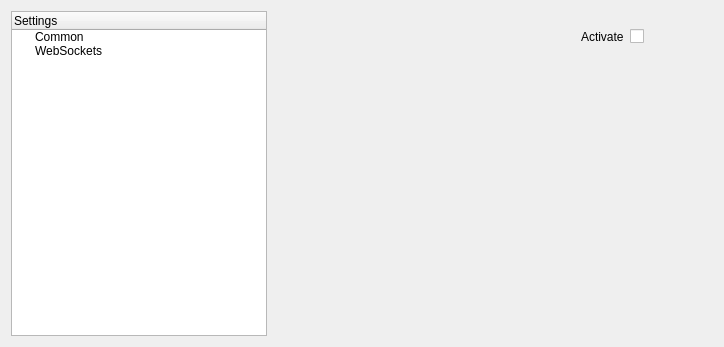
<?xml version="1.0" encoding="UTF-8"?>
<ui version="4.0">
 <class>Setting</class>
 <widget class="QWidget" name="Setting">
  <property name="geometry">
   <rect>
    <x>0</x>
    <y>0</y>
    <width>724</width>
    <height>347</height>
   </rect>
  </property>
  <property name="windowTitle">
   <string>Setting</string>
  </property>
  <layout class="QHBoxLayout" name="horizontalLayout">
   <item>
    <widget class="QTreeWidget" name="treeWidget">
     <property name="sizePolicy">
      <sizepolicy hsizetype="Minimum" vsizetype="Expanding">
       <horstretch>0</horstretch>
       <verstretch>0</verstretch>
      </sizepolicy>
     </property>
     <column>
      <property name="text">
       <string>Settings</string>
      </property>
     </column>
     <item>
      <property name="text">
       <string>Common</string>
      </property>
     </item>
     <item>
      <property name="text">
       <string>WebSockets</string>
      </property>
     </item>
    </widget>
   </item>
   <item>
    <spacer name="horizontalSpacer">
     <property name="orientation">
      <enum>Qt::Horizontal</enum>
     </property>
     <property name="sizeHint" stdset="0">
      <size>
       <width>40</width>
       <height>20</height>
      </size>
     </property>
    </spacer>
   </item>
   <item>
    <widget class="QFrame" name="frame">
     <property name="minimumSize">
      <size>
       <width>400</width>
       <height>0</height>
      </size>
     </property>
     <property name="frameShape">
      <enum>QFrame::NoFrame</enum>
     </property>
     <property name="frameShadow">
      <enum>QFrame::Plain</enum>
     </property>
     <layout class="QHBoxLayout" name="horizontalLayout_2">
      <item>
       <widget class="QWidget" name="pageCommon" native="true"/>
      </item>
      <item>
       <widget class="QWidget" name="pageWebSockets" native="true">
        <layout class="QHBoxLayout" name="horizontalLayout_3">
         <item>
          <layout class="QFormLayout" name="formLayout">
           <property name="fieldGrowthPolicy">
            <enum>QFormLayout::FieldsStayAtSizeHint</enum>
           </property>
           <property name="rowWrapPolicy">
            <enum>QFormLayout::DontWrapRows</enum>
           </property>
           <property name="labelAlignment">
            <set>Qt::AlignLeading|Qt::AlignLeft|Qt::AlignVCenter</set>
           </property>
           <property name="formAlignment">
            <set>Qt::AlignHCenter|Qt::AlignTop</set>
           </property>
           <item row="0" column="0">
            <widget class="QLabel" name="activateLabel">
             <property name="text">
              <string>Activate</string>
             </property>
            </widget>
           </item>
           <item row="0" column="1">
            <widget class="QCheckBox" name="pws_activateCheckBox"/>
           </item>
          </layout>
         </item>
        </layout>
       </widget>
      </item>
     </layout>
    </widget>
   </item>
  </layout>
 </widget>
 <resources/>
 <connections/>
</ui>
